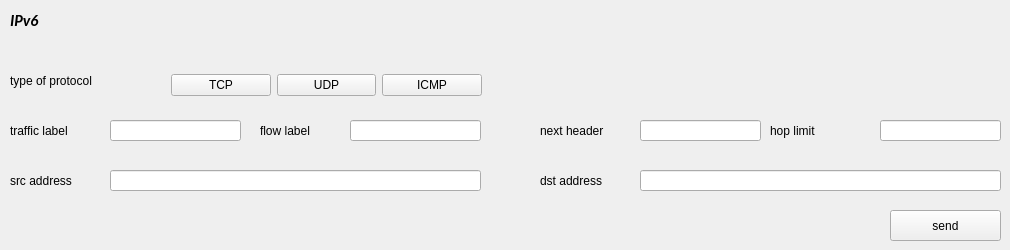
      <widget class="QWidget" name="page_4">
       <widget class="QLineEdit" name="ipv6_dst_ip">
        <property name="geometry">
         <rect>
          <x>640</x>
          <y>170</y>
          <width>361</width>
          <height>21</height>
         </rect>
        </property>
       </widget>
       <widget class="QLabel" name="label_35">
        <property name="geometry">
         <rect>
          <x>10</x>
          <y>170</y>
          <width>91</width>
          <height>21</height>
         </rect>
        </property>
        <property name="text">
         <string>src address</string>
        </property>
       </widget>
       <widget class="QLabel" name="label_36">
        <property name="geometry">
         <rect>
          <x>540</x>
          <y>170</y>
          <width>101</width>
          <height>21</height>
         </rect>
        </property>
        <property name="text">
         <string>dst address</string>
        </property>
       </widget>
       <widget class="QWidget" name="layoutWidget_8">
        <property name="geometry">
         <rect>
          <x>171</x>
          <y>71</y>
          <width>311</width>
          <height>29</height>
         </rect>
        </property>
        <layout class="QHBoxLayout" name="horizontalLayout_12">
         <item>
          <widget class="QPushButton" name="TCP_button_v6">
           <property name="text">
            <string>TCP</string>
           </property>
          </widget>
         </item>
         <item>
          <widget class="QPushButton" name="UDP_button_v6">
           <property name="text">
            <string>UDP</string>
           </property>
          </widget>
         </item>
         <item>
          <widget class="QPushButton" name="ICMP_button_v6">
           <property name="text">
            <string>ICMP</string>
           </property>
          </widget>
         </item>
        </layout>
       </widget>
       <widget class="QLineEdit" name="ipv6_src_ip">
        <property name="geometry">
         <rect>
          <x>110</x>
          <y>170</y>
          <width>371</width>
          <height>21</height>
         </rect>
        </property>
       </widget>
       <widget class="QLabel" name="label_37">
        <property name="geometry">
         <rect>
          <x>10</x>
          <y>70</y>
          <width>121</width>
          <height>21</height>
         </rect>
        </property>
        <property name="text">
         <string>type of protocol</string>
        </property>
       </widget>
       <widget class="QLineEdit" name="ipv6_hlim">
        <property name="geometry">
         <rect>
          <x>880</x>
          <y>120</y>
          <width>121</width>
          <height>21</height>
         </rect>
        </property>
        <property name="text">
         <string/>
        </property>
       </widget>
       <widget class="QLabel" name="label_143">
        <property name="geometry">
         <rect>
          <x>770</x>
          <y>120</y>
          <width>101</width>
          <height>21</height>
         </rect>
        </property>
        <property name="text">
         <string>hop limit</string>
        </property>
       </widget>
       <widget class="QLabel" name="label_144">
        <property name="geometry">
         <rect>
          <x>260</x>
          <y>120</y>
          <width>71</width>
          <height>21</height>
         </rect>
        </property>
        <property name="text">
         <string>flow label</string>
        </property>
       </widget>
       <widget class="QLineEdit" name="ipv6_fl">
        <property name="geometry">
         <rect>
          <x>350</x>
          <y>120</y>
          <width>131</width>
          <height>21</height>
         </rect>
        </property>
        <property name="text">
         <string/>
        </property>
       </widget>
       <widget class="QLabel" name="label_145">
        <property name="geometry">
         <rect>
          <x>10</x>
          <y>10</y>
          <width>101</width>
          <height>21</height>
         </rect>
        </property>
        <property name="font">
         <font>
          <family>Calibri</family>
          <pointsize>12</pointsize>
          <weight>75</weight>
          <italic>true</italic>
          <bold>true</bold>
         </font>
        </property>
        <property name="text">
         <string>IPv6</string>
        </property>
       </widget>
       <widget class="QPushButton" name="IPv6_sender">
        <property name="geometry">
         <rect>
          <x>890</x>
          <y>210</y>
          <width>111</width>
          <height>31</height>
         </rect>
        </property>
        <property name="text">
         <string>send</string>
        </property>
       </widget>
       <widget class="QLabel" name="label_146">
        <property name="geometry">
         <rect>
          <x>10</x>
          <y>120</y>
          <width>101</width>
          <height>21</height>
         </rect>
        </property>
        <property name="text">
         <string>traffic label</string>
        </property>
       </widget>
       <widget class="QLineEdit" name="ipv6_tc">
        <property name="geometry">
         <rect>
          <x>110</x>
          <y>120</y>
          <width>131</width>
          <height>21</height>
         </rect>
        </property>
        <property name="text">
         <string/>
        </property>
       </widget>
       <widget class="QLabel" name="label_147">
        <property name="geometry">
         <rect>
          <x>540</x>
          <y>120</y>
          <width>101</width>
          <height>21</height>
         </rect>
        </property>
        <property name="text">
         <string>next header</string>
        </property>
       </widget>
       <widget class="QLineEdit" name="ipv6_nh">
        <property name="geometry">
         <rect>
          <x>640</x>
          <y>120</y>
          <width>121</width>
          <height>21</height>
         </rect>
        </property>
        <property name="text">
         <string/>
        </property>
       </widget>
      </widget>
